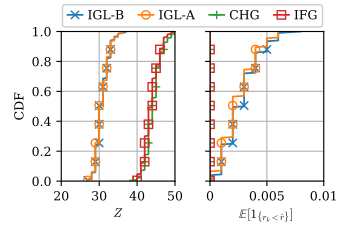

Here is the Python script that generated this plot:
import os
import pandas as pd
import numpy as np
import matplotlib.pyplot as plt
from sim_src.util import GET_LOG_PATH_FOR_SIM_SCRIPT

FONT_SIZE = 9
fig_width_px = 350
fig_height_px = 225
dpi = 100  # Typical screen DPI, adjust if necessary
fig_width_in = fig_width_px / dpi
fig_height_in = fig_height_px / dpi

plt.rc('font', family='serif')
plt.rc('mathtext', fontset='cm')
plt.rc('font', size=FONT_SIZE)  # Default font size
plt.rc('axes', titlesize=FONT_SIZE)  # Font size of the axes title
plt.rc('axes', labelsize=FONT_SIZE)  # Font size of the x and y labels
plt.rc('xtick', labelsize=FONT_SIZE)  # Font size of the tick labels
plt.rc('ytick', labelsize=FONT_SIZE)  # Font size of the tick labels
plt.rc('legend', fontsize=FONT_SIZE)  # Font size for legends

def moving_average(data, window_size=100):
    return np.convolve(data, np.ones(window_size)/window_size, mode='full')


from working_dir_path import get_controller_path
current_dir = os.path.dirname(os.path.abspath(__file__))

data_name_list = [r"IGL-B",r"IGL-A",r"CHG",r"IFG"]

# Create subplots
fig, axs = plt.subplots(1, 2)
# fig_width_in = (fig_width_px * 3 + 40) / dpi  # Adjust width for three subplots and spacing
fig.set_size_inches(fig_width_in, fig_height_in)

# Define the paths to your three data files
folder_s = os.path.join(get_controller_path(), "sim_alg/test_online/log-test_online_static/test_online_static-2024-December-14-12-10-32-ail")
folder_g = os.path.join(get_controller_path(), "sim_alg/test_online/log-test_cmp_ft_ae_hg/test_cmp_ft_ae_hg-2024-December-14-13-15-06-ail")

data_list = []

for i in range(11):
    ne_file = os.path.join(folder_s,"ES_GGM.nc.final.txt")
    ne = np.genfromtxt(ne_file, delimiter=',')[:,3:]
    ne = ne.squeeze()
    data_list.append(ne[i::11])


for i in range(11):
    nf_file = os.path.join(folder_s,"ES_GGM.nf.final.txt")
    nf = np.genfromtxt(nf_file, delimiter=',')[:,3:]
    nf = nf.squeeze()/1000
    data_list.append(nf[i::11])

data_list_g = []
data_list_g.append(data_list[8])


ne_file = os.path.join(folder_g,"ES_GGM.ae.nc.final.txt")
ne = np.genfromtxt(ne_file, delimiter=',')[:,3:]
ne = ne.squeeze()
data_list_g.append(ne)

ne_file = os.path.join(folder_g,"ES_GGM.ch.nc.final.txt")
ne = np.genfromtxt(ne_file, delimiter=',')[:,3:]
ne = ne.squeeze()
data_list_g.append(ne)

ne_file = os.path.join(folder_g,"ES_GGM.if.nc.final.txt")
ne = np.genfromtxt(ne_file, delimiter=',')[:,3:]
ne = ne.squeeze()
data_list_g.append(ne)

data_list_g.append(data_list[8+11])

nf_file = os.path.join(folder_g,"ES_GGM.ae.nf.final.txt")
nf = np.genfromtxt(nf_file, delimiter=',')[:,3:]
nf = nf.squeeze()/1000
data_list_g.append(nf)

nf_file = os.path.join(folder_g,"ES_GGM.ch.nf.final.txt")
nf = np.genfromtxt(nf_file, delimiter=',')[:,3:]
nf = nf.squeeze()/1000
data_list_g.append(nf)

nf_file = os.path.join(folder_g,"ES_GGM.if.nf.final.txt")
nf = np.genfromtxt(nf_file, delimiter=',')[:,3:]
nf = nf.squeeze()/1000
data_list_g.append(nf)



lines = []

xlabels = [r'$Z$',r'$\mathbb{E}[\mathbf{1}_{\{r_k < \hat{r}\}}]$']

markers = ['x','o','+','s','d']

for i in range(2):
    for j in range(4):
        data_sorted = np.sort(data_list_g[j+i*4])
        print(data_sorted)
        cdf = np.arange(1, len(data_sorted) + 1) / len(data_sorted)
        line, = axs[i].plot(data_sorted,cdf,marker=markers[j],markevery=25,linewidth=1.25,markerfacecolor='none')
        lines.append(line)
        
    axs[i].set_xlabel(xlabels[i])
    axs[i].set_yticks(np.arange(0,6)*0.2)      # Remove y-axis ticks
    axs[i].set_ylim(0, 1)

    if i == 0:
        axs[i].set_ylabel(r'CDF')
    else:
        axs[i].set_yticklabels([])
        axs[i].set_ylabel('')      # Remove y-axis label

    if i == 0:
        axs[i].set_xlim(20, 50)
        axs[i].set_xticks([20,30,40,50])     
    if i == 1:
        axs[i].set_xlim(0, 0.01)
        axs[i].set_xticks([0,0.005,0.01])      
        axs[i].set_xticklabels(['0','0.005','0.01'])

    axs[i].set_position([0.175+0.425*i, 0.195, 0.325, 0.665])
    axs[i].grid(True)

# Add a legend
fig.legend(lines, data_name_list ,fontsize=FONT_SIZE, loc='lower left', bbox_to_anchor=(0.175, 0.875, 0.75, 0.085), ncol = 4 , borderaxespad=0.1,handletextpad=0.4,handlelength=1.2,fancybox=True, framealpha=1,mode='expand' )
# axs[0].legend(fontsize=8, loc='lower left', bbox_to_anchor=(0, 1.02, 5,0.1), ncol=3,borderaxespad=0.)
# plt.subplots_adjust(left=0.175, right=0.95,bottom=0.175,top=0.95)


# Save the figure as a PDF
output_path = os.path.join(current_dir, os.path.splitext(os.path.basename(__file__))[0]) + '.pdf'

fig.savefig(output_path, format='pdf', pad_inches=0.)

# Display the plot
plt.show()
